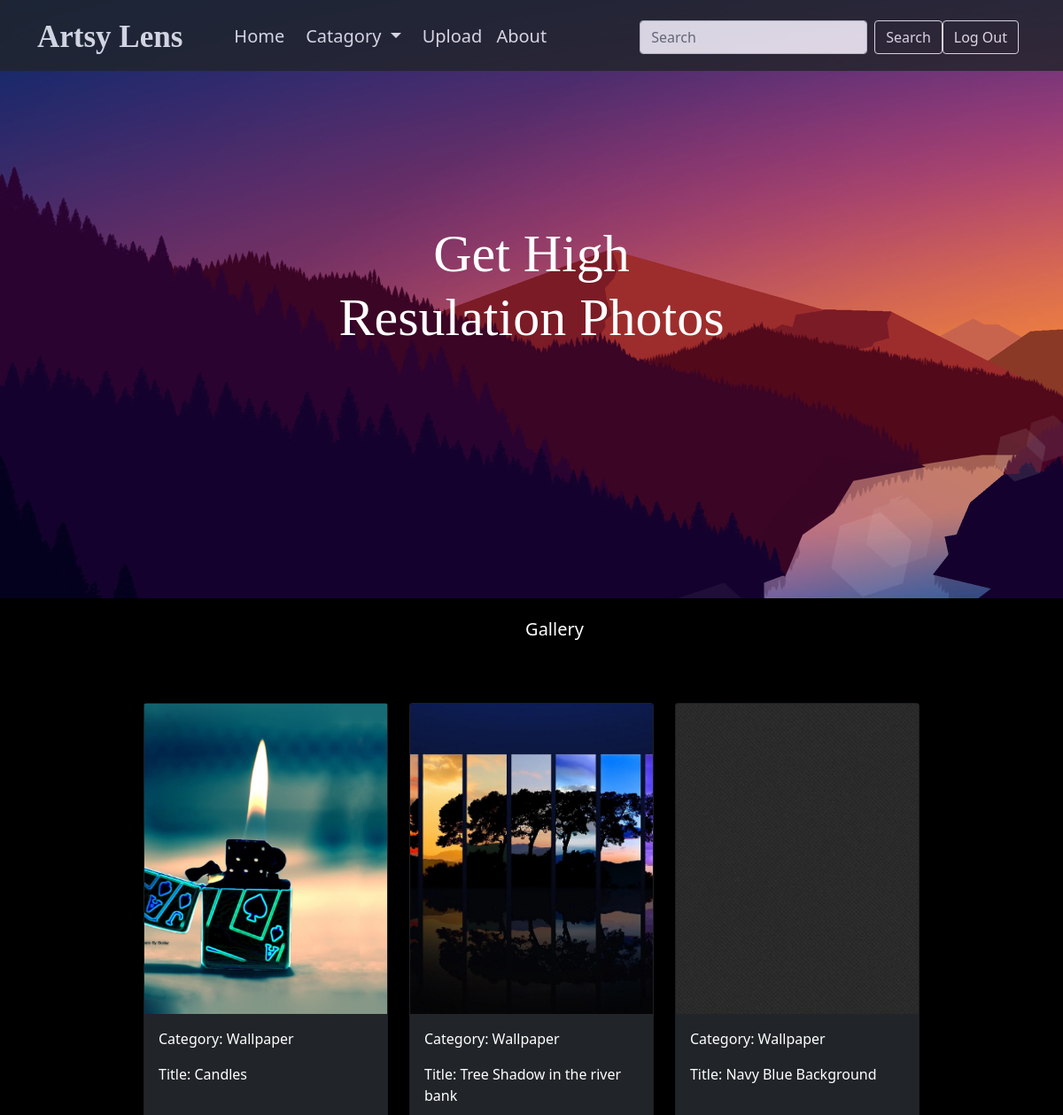
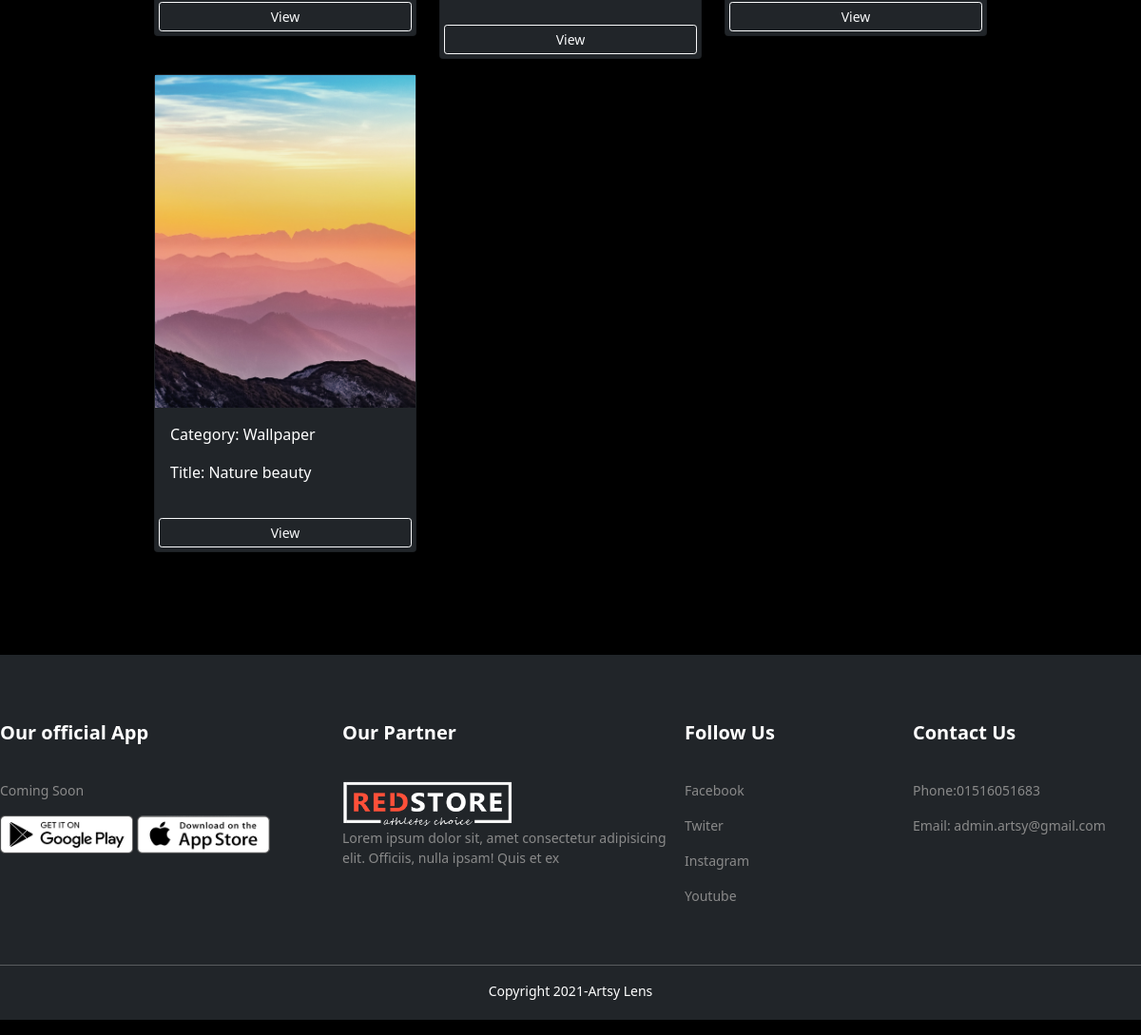
The app's page /?category=Wallpaper (signed in) with its own data (2 pictures, top to bottom).
### photos/models.py (models this page shows, shortened)
class Photo(models.Model):
    category = models.ForeignKey(Category, on_delete=models.SET_NULL, null=True, blank=True)
    image = models.ImageField(null=False, blank=False)
    photo_title = models.CharField(max_length=200,null=False, blank=False)
    photo_price = models.FloatField(null=False, blank=False)
    frame_size = models.CharField(max_length=200,null=False, blank=False)

class Category(models.Model):
    name = models.CharField(max_length=100, null=False, blank=False)
    class Meta:
        verbose_name_plural = "Categories"

### photos/views.py (the view, shortened to what this page needs)
# urls.py: path('', views.gallery, name='gallery'),
@login_required(login_url='login')
def gallery(request):
    category = request.GET.get('category')
    if category == None:
        photos = Photo.objects.all()
    else:
        photos = Photo.objects.filter(category__name=category)
    categories = Category.objects.all()
    context = {'categories': categories, 'photos': photos}
    return render(request, 'photos/gallery.html', context)

### photos/templates/photos/gallery.html (shortened to what this page needs)
<!doctype html>
<html lang="en">
<head>
  <link href="https://cdn.jsdelivr.net/npm/bootstrap@5.1.3/dist/css/bootstrap.min.css" rel="stylesheet"
>
</head>
<body>
  <header class="p-3 bg-dark text-white">
    <div class="container">
      <div class="d-flex flex-wrap align-items-center justify-content-center justify-content-lg-start">
        <div class="logo">
          <a href="{% url 'gallery' %}" class="d-flex align-items-center mb-2 mb-lg-0  text-decoration-none">
            Artsy Lens
          </a>
        </div>
        <ul class="nav col-12 col-lg-auto me-lg-auto mb-2 justify-content-center mb-md-0">
          <li><a href="{% url 'gallery' %}" class="nav-link px-2 ">Home</a></li>
          <li class="nav-item dropdown">
            <a class="nav-link dropdown-toggle" href="#" id="navbarDropdownMenuLink" role="button"
              data-bs-toggle="dropdown" aria-expanded="false">
              Catagory
            </a>
          </li>
          <li><a href="{% url 'upload' %}" class="nav-link px-2 ">Upload</a></li>
          <li><a href="{% url 'about' %}" class="nav-link px-2 ">About</a></li>
        </ul>
        <form class="d-flex">
          <input class="form-control me-2" name="q" type="search" placeholder="Search" aria-label="Search">
          <button class="btn btn-outline-light" type="submit">Search</button>
        </form>
        <div class="text-end">
          <div class="log_sign">
            <button type="button" class="btn btn-outline-light me-2 sign_in"><a href="{% url 'logout' %}">Log
                Out</a></button>
          </div>
        </div>
      </div>
    </div>
  </header>
  <div class="background-pic">
    <div class="background-pic-internal">
      <h1>get high resulation photos</h1>
    </div>
  </div>
  <div class="image-below">
    <div class="image-paragraph">
      <ul>
        <li><a href="#">Gallery</a></li>
      </ul>
    </div>
  </div>
  <div class="col-md-9 container">
    <div class="row">
      {% for photo in photos %}
      <div class="col-md-4">
        <div class="card my-2 bg-dark">
          <img class="image-thumbnail" src="{{photo.image.url}}">
          <div class="card-body bg-dark">
            <p>Category: {{photo.category.name}}</p>
            <p>Title: {{photo.photo_title}}</p>
          </div>
          <a href="{% url 'photo' photo.id %}" class="btn btn-outline-light btn-sm m-1">View</a>
        </div>
      </div>
      {% empty %}
      <h3>No photos...</h3>
      {% endfor %}
    </div>
  </div>
  <footer>
    <div class="footer-internal">
      <div class="part1">
        <h2>Our official App</h2>
        <p>Coming Soon</p>
        <div class="part1-img">
          <img src="../../../static/images/play-store.png" alt="">
          <img src="../../../static/images/app-store.png" alt="">
        </div>
      </div>
      <div class="part2">
        <h2>Our Partner</h2>
        <div class="part2-img">
          <img src="../../../static/images/logo-white.png" alt="">
        </div>
        <p>Lorem ipsum dolor sit, amet consectetur adipisicing elit. Officiis, nulla ipsam! Quis et ex</p>
      </div>
      <div class="part3">
        <h2>Follow Us</h2>
        <p><a href="https://www.facebook.com/" target="_blank"> Facebook</a></p>
        <p><a href=" https://twitter.com/" target="_blank"> Twiter</a></p>
        <p><a href="https://www.instagram.com/" target="_blank"> Instagram</a></p>
        <p><a href="https://www.youtube.com/" target="_blank"> Youtube</a></p>
      </div>
      <div class="part4">
        <div class="under-part">
          <h2>Contact Us</h2>
          <p>Phone:01516051683</p>
          <p>Email: admin.artsy@gmail.com</p>
        </div>
      </div>
    </div>
    <hr>
    <div class="final-part">
      <p>Copyright 2021-Artsy Lens</p>
    </div>
  </footer>
</body>
</html>

### photos/templates/photos/gallery.html (style rules this page uses)
a { color: #00A0C6; text-decoration: none; }
.image-thumbnail { height: 200px; object-fit: cover; }
body { background: #000000; }
:root { --trans: all 0.3s linear; }
header { padding: 20px 0; position: fixed; width: 100%; height: 100px; left: 0; top: 0; background: #000000; z-index: 9999; opacity: 0.8; height: 80px; }
header .logo a { font-size: 35px; font-family: 'Gluten', cursive; font-weight: 700; text-decoration: none; transition: var(--trans); padding-right: 50px; color: #ffffff; }
header .container ul li a { text-decoration: none; font-size: 20px; color: #ffffff; transition: var(--trans); border-bottom: 2px solid transparent; }
.log_sign button a { text-decoration: none; color: #ffff; transition: var(--trans); }
.background-pic { background: url("../../../static/images/backgroud.jpg"); height: 675px; width: 100%; }
.background-pic .background-pic-internal { max-width: 450px; margin: 0 auto; text-align: center; }
.background-pic .background-pic-internal h1 { font-family: last-paradise; font-size: 60px; text-transform: capitalize; color: #ffffff; padding-top: 250px; font-weight: 500; }
.image-below { height: 60px; margin-bottom: 50px; }
.image-below .image-paragraph { max-width: 1350px; margin: 0 auto; }
.image-below ul { text-align: center; }
.image-below ul li { display: inline-block; padding: 20px; }
.image-below ul li:last-child { padding-right: 0; }
.image-below ul li a { text-decoration: none; color: #FFFFFF; font-size: 20px; padding-bottom: 20px; transition: var(--trans); border-bottom: 2px solid #000000; }
.card img { height: 350px; }
.card p { color: #ffff; }
footer { background: #212529; margin-top: 100px; }
footer hr { color: #ffff; }
footer .footer-internal { max-width: 1250px; margin: 0 auto; padding-top: 70px; padding-bottom: 30px; display: grid; grid-template-columns: 3fr 3fr 2fr 2fr; grid-template-areas: "part1 part2 part3 part4"; }
footer h2 { color: #ffff; font-size: 20px; padding-bottom: 30px; font-weight: 700; }
footer p { color: #8a8a8a; font-size: 14px; }
footer .footer-internal .part1 { grid-area: part1; }
footer .footer-internal .part1 img { width: 140px; height: 40px; }
footer .footer-internal .part2 { grid-area: part2; }
footer .footer-internal .part2 img { height: 50px; width: 180px; }
footer .footer-internal .part3 { grid-area: part3; }
footer .footer-internal .part3 a { text-decoration: none; color: #8a8a8a; }
footer .footer-internal .part4 { grid-area: part4; }
footer .final-part p { text-align: center; color: #ffff; padding-bottom: 20px; }

### records on screen
Photo: image (picture), category.name "Wallpaper", photo_title "Candles"
Photo: image (picture), category.name "Wallpaper", photo_title "Tree Shadow in the river bank"
Photo: image (picture), category.name "Wallpaper", photo_title "Navy Blue Background"
Photo: image (picture), category.name "Wallpaper", photo_title "Nature beauty"
